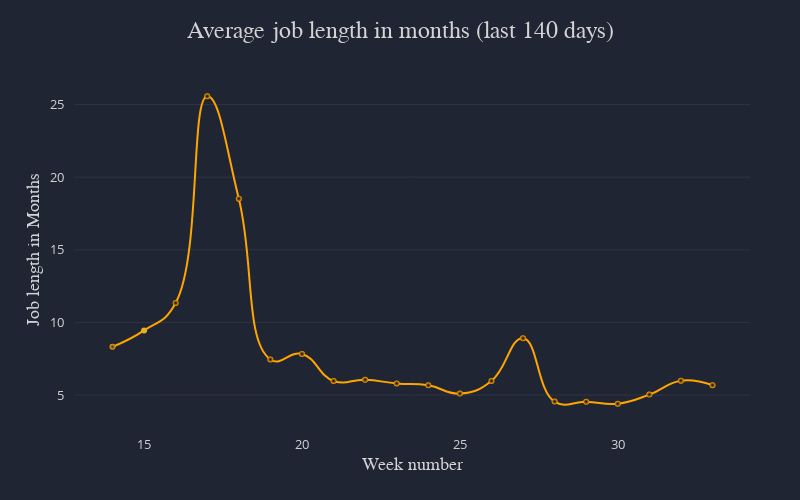

This figure's notebook cell:
### Markdown cell above
## Average job length

### Code cell
average_job_length(df)

### Figure 1 — Plotly figure (JSON) as saved in the notebook; plotly's stock layout.template omitted (floating-point values rounded to 4 significant figures)
{"data": [{"line": {"shape": "spline", "smoothing": 1.3, "width": 2}, "marker": {"gradient": {"color": ["#2f323d", "#bbbe64"], "type": "radial"}, "symbol": "circle"}, "mode": "markers+lines", "name": "HoldingTimeInMinutes", "textfont": {"color": "lightgrey", "size": 14}, "textposition": "bottom center", "type": "scatter", "x": [14, 15, 16, 17, 18, 19, 20, 21, 22, 23, 24, 25, 26, 27, 28, 29, 30, 31, 32, 33], "y": [8.32, 9.45, 11.34, 25.57, 18.52, 7.45, 7.83, 5.97, 6.05, 5.8, 5.67, 5.1, 5.97, 8.91, 4.55, 4.54, 4.4, 5.03, 5.99, 5.68]}], "layout": {"autosize": true, "colorway": ["orange"], "height": 500, "legend": {"bordercolor": "#202534", "borderwidth": 0, "font": {"color": "lightgrey", "family": "sans-serif", "size": 12}, "itemclick": "toggle", "itemdoubleclick": "toggleothers", "orientation": "v", "traceorder": "normal", "valign": "middle", "x": 1, "xanchor": "left", "y": 1, "yanchor": "middle"}, "margin": {"b": 75, "l": 75, "pad": 10, "r": 50, "t": 75}, "paper_bgcolor": "#202534", "plot_bgcolor": "#202534", "showlegend": false, "title": {"font": {"color": "lightgrey", "family": "sans-serif", "size": 24}, "text": "Average job length in months (last 140 days)", "x": 0.5}, "width": 800, "xaxis": {"autorange": true, "color": "lightgrey", "dtick": 1, "gridcolor": "#3d4152", "gridwidth": 0.5, "separatethousands": true, "showgrid": false, "showline": false, "showticklabels": true, "tickangle": 0, "tickfont": {"color": "lightgrey", "size": 13}, "tickformat": "", "tickmode": "auto", "ticks": "", "title": {"font": {"color": "lightgrey", "family": "sans-serif", "size": 18}, "text": "Week number"}, "type": "-", "zeroline": false, "zerolinecolor": "grey"}, "yaxis": {"autorange": true, "color": "lightgrey", "dtick": 1, "gridcolor": "#3d4152", "gridwidth": 0.5, "separatethousands": true, "showgrid": true, "showline": false, "showticklabels": true, "tickangle": 0, "tickfont": {"color": "lightgrey", "size": 13}, "tickformat": "", "tickmode": "auto", "ticks": "", "title": {"font": {"color": "lightgrey", "family": "sans-serif", "size": 18}, "text": "Job length in Months"}, "type": "-", "zeroline": true, "zerolinecolor": "grey"}}}
